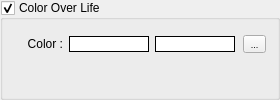
      <widget class="QGroupBox" name="Colored">
       <property name="minimumSize">
        <size>
         <width>280</width>
         <height>0</height>
        </size>
       </property>
       <property name="title">
        <string>Color Over Life</string>
       </property>
       <property name="flat">
        <bool>false</bool>
       </property>
       <property name="checkable">
        <bool>true</bool>
       </property>
       <layout class="QFormLayout" name="formLayout_8">
        <property name="labelAlignment">
         <set>Qt::AlignRight|Qt::AlignTrailing|Qt::AlignVCenter</set>
        </property>
        <property name="leftMargin">
         <number>0</number>
        </property>
        <property name="topMargin">
         <number>14</number>
        </property>
        <item row="0" column="0">
         <widget class="QLabel" name="ColorOverLifeLabel">
          <property name="minimumSize">
           <size>
            <width>60</width>
            <height>0</height>
           </size>
          </property>
          <property name="text">
           <string>Color :</string>
          </property>
          <property name="alignment">
           <set>Qt::AlignRight|Qt::AlignTrailing|Qt::AlignVCenter</set>
          </property>
         </widget>
        </item>
        <item row="0" column="1">
         <widget class="QWidget" name="ColorOverLife" native="true">
          <layout class="QHBoxLayout" name="horizontalLayout_14" stretch="0,0,0,0">
           <property name="leftMargin">
            <number>0</number>
           </property>
           <property name="topMargin">
            <number>0</number>
           </property>
           <property name="rightMargin">
            <number>0</number>
           </property>
           <property name="bottomMargin">
            <number>0</number>
           </property>
           <item>
            <widget class="QPushButton" name="ColorOverLifeMin">
             <property name="minimumSize">
              <size>
               <width>80</width>
               <height>0</height>
              </size>
             </property>
             <property name="maximumSize">
              <size>
               <width>80</width>
               <height>16777215</height>
              </size>
             </property>
             <property name="styleSheet">
              <string notr="true">QPushButton
{
   background-color: white;
   border: 1px solid black;
}</string>
             </property>
             <property name="text">
              <string/>
             </property>
             <property name="flat">
              <bool>true</bool>
             </property>
            </widget>
           </item>
           <item>
            <widget class="QPushButton" name="ColorOverLifeMax">
             <property name="minimumSize">
              <size>
               <width>80</width>
               <height>0</height>
              </size>
             </property>
             <property name="maximumSize">
              <size>
               <width>80</width>
               <height>16777215</height>
              </size>
             </property>
             <property name="styleSheet">
              <string notr="true">QPushButton
{
   background-color: white;
   border: 1px solid black;
}</string>
             </property>
             <property name="text">
              <string/>
             </property>
             <property name="flat">
              <bool>true</bool>
             </property>
            </widget>
           </item>
           <item>
            <spacer name="horizontalSpacer_18">
             <property name="orientation">
              <enum>Qt::Horizontal</enum>
             </property>
             <property name="sizeHint" stdset="0">
              <size>
               <width>0</width>
               <height>20</height>
              </size>
             </property>
            </spacer>
           </item>
           <item>
            <widget class="QToolButton" name="ColorOverLifeEdit">
             <property name="minimumSize">
              <size>
               <width>23</width>
               <height>0</height>
              </size>
             </property>
             <property name="font">
              <font>
               <pointsize>7</pointsize>
              </font>
             </property>
             <property name="text">
              <string>...</string>
             </property>
            </widget>
           </item>
          </layout>
         </widget>
        </item>
       </layout>
      </widget>
